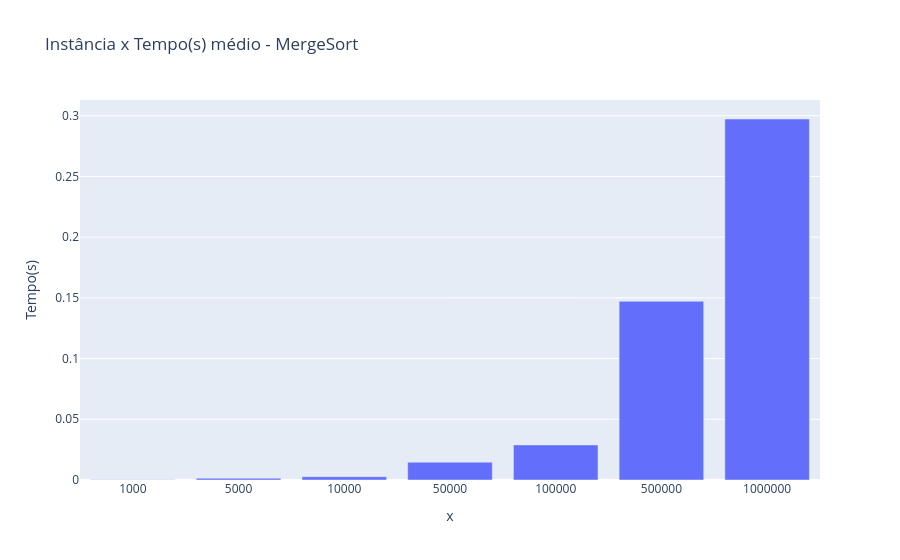

Write notebook code for a chart like this one.
### Code cell
grafico_mergeSort_barra.show()

### Figure 1 — Plotly figure (JSON) as saved in the notebook; plotly's stock layout.template omitted (floating-point values rounded to 4 significant figures)
{"data": [{"alignmentgroup": "True", "hovertemplate": "x=%{x}<br>Tempo(s)=%{y}<extra></extra>", "legendgroup": "", "marker": {"color": "#636efa", "pattern": {"shape": ""}}, "name": "", "offsetgroup": "", "orientation": "v", "showlegend": false, "textposition": "auto", "type": "bar", "x": ["1000", "5000", "10000", "50000", "100000", "500000", "1000000"], "xaxis": "x", "y": [0.00015, 0.00143, 0.00273, 0.01467, 0.02891, 0.1472, 0.2973], "yaxis": "y"}], "layout": {"barmode": "relative", "legend": {"tracegroupgap": 0}, "title": {"text": "Instância x Tempo(s) médio - MergeSort"}, "xaxis": {"anchor": "y", "domain": [0, 1], "title": {"text": "x"}}, "yaxis": {"anchor": "x", "domain": [0, 1], "title": {"text": "Tempo(s)"}}}}
